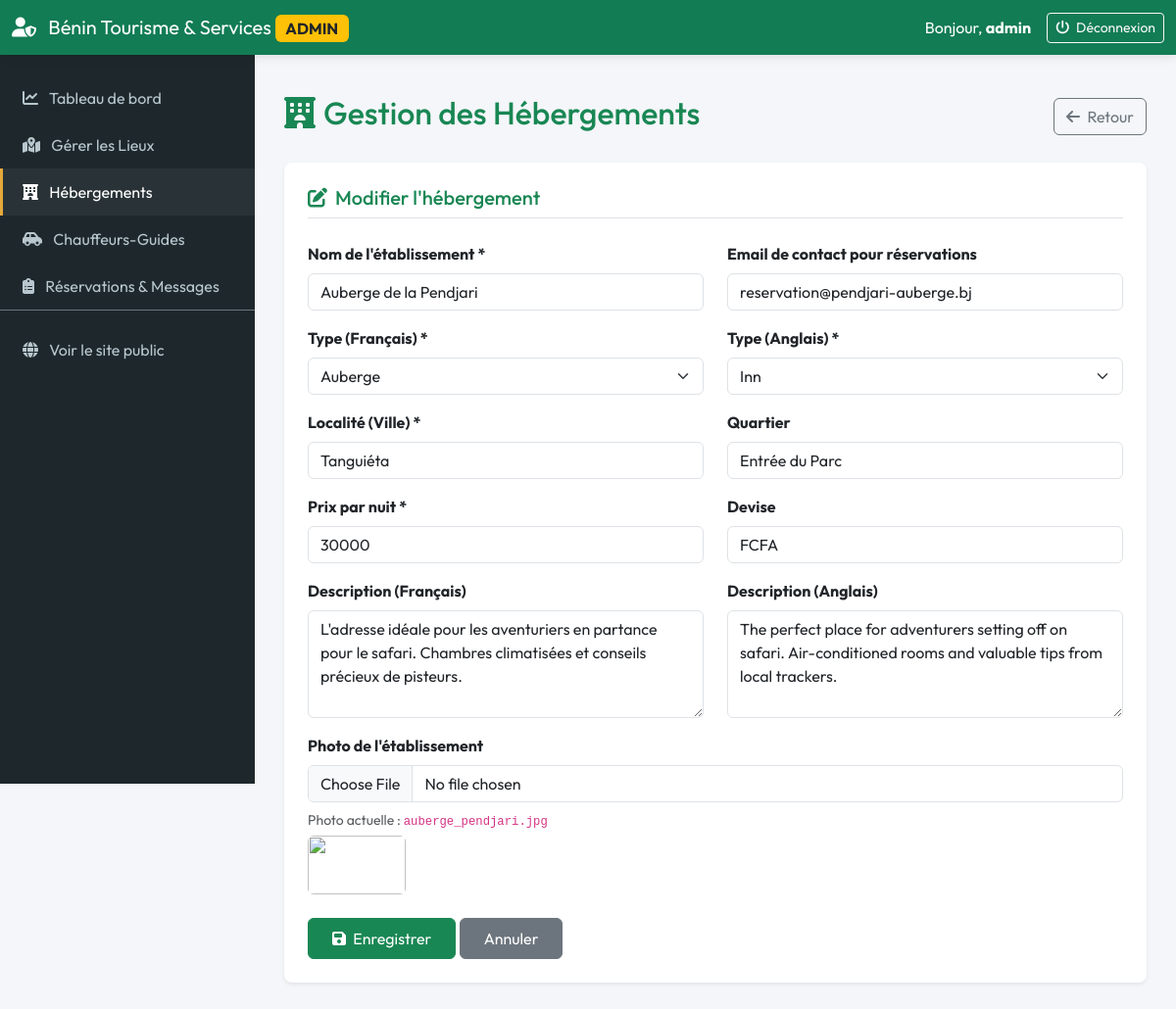
The app's page /admin/hebergements.php?action=edit&id=4 (signed in) with its own data.
### tables this page shows
CREATE TABLE hebergements (
  id INT AUTO_INCREMENT PRIMARY KEY,
  nom VARCHAR(150) NOT NULL,
  type_fr VARCHAR(50) NOT NULL,  
  type_en VARCHAR(50) NOT NULL,  
  localite VARCHAR(100) NOT NULL,
  quartier VARCHAR(100),
  prix_nuit INT NOT NULL,
  devise VARCHAR(10) DEFAULT 'FCFA',
  description_fr TEXT,
  description_en TEXT,
  photo VARCHAR(255),
  email_contact VARCHAR(150),
  date_creation TIMESTAMP DEFAULT CURRENT_TIMESTAMP,
  INDEX idx_hebergements_nom (nom)
);

### includes/fonctions.php (called while the page is built, shortened)
<?php
function e($text) {
    return htmlspecialchars($text ?? '', ENT_QUOTES, 'UTF-8');
}
function get_image_url($img_name, $category = 'Culture') {
    if (!empty($img_name)) {
        $lieux_path = 'assets/images/lieux/' . $img_name;
    }
    if (!empty($img_name)) {
        $old_path = 'assets/img/' . $img_name;
    }
    $placeholders = [
        'Culture'           => 'https://images.unsplash.com/photo-1599946347371-68eb71b16afc?auto=format&fit=crop&w=800&q=80',
        'Nature'            => 'https://images.unsplash.com/photo-1547471080-7cc2caa01a7e?auto=format&fit=crop&w=800&q=80',
        'Plage'             => 'https://images.unsplash.com/photo-1507525428034-b723cf961d3e?auto=format&fit=crop&w=800&q=80',
        'Spiritualité'      => 'https://images.unsplash.com/photo-1609137144813-7d722ef2049e?auto=format&fit=crop&w=800&q=80',
        'Hôtel'             => 'https://images.unsplash.com/photo-1566073771259-6a8506099945?auto=format&fit=crop&w=800&q=80',
        'Auberge'           => 'https://images.unsplash.com/photo-1520250497591-112f2f40a3f4?auto=format&fit=crop&w=800&q=80',
        "Maison d'hôtes"    => 'https://images.unsplash.com/photo-1540555700478-4be289fbecef?auto=format&fit=crop&w=800&q=80',
        'guide'             => 'https://images.unsplash.com/photo-1488646953014-85cb44e25828?auto=format&fit=crop&w=800&q=80',
    ];
    return $placeholders[$category] ?? $placeholders['Culture'];
}

### admin/hebergements.php (the view, shortened to what this page needs)
<?php
require_once 'header.php';
$action = isset($_GET['action']) ? $_GET['action'] : 'list';
$id = isset($_GET['id']) ? (int)$_GET['id'] : 0;
?>
<div class="d-flex justify-content-between align-items-center mb-4">
    <h1 class="h2 text-success"><i class="fa-solid fa-hotel me-2"></i>Gestion des Hébergements</h1>
    <?php if ($action === 'list'): ?>
        <a href="?action=add" class="btn btn-success"><i class="fa-solid fa-plus me-1"></i> Ajouter un Hébergement</a>
    <?php else: ?>
        <a href="?action=list" class="btn btn-outline-secondary"><i class="fa-solid fa-arrow-left me-1"></i> Retour</a>
    <?php endif; ?>
</div>
<?php if ($action === 'list'):
    $stmt = $pdo->query("SELECT * FROM hebergements ORDER BY nom ASC");
    $hotels = $stmt->fetchAll();
?>
    <div class="card border-0 shadow-sm rounded-3">
        <div class="card-body p-0">
            <div class="table-responsive">
                <table class="table table-hover align-middle mb-0">
                    <thead class="table-light">
                        <tr>
                            <th style="width: 80px;">Image</th>
                            <th>Nom / Type</th>
                            <th>Localité</th>
                            <th>Prix / Nuit</th>
                            <th>Email de contact</th>
                            <th style="width: 150px;" class="text-end">Actions</th>
                        </tr>
                    </thead>
                    <tbody>
                        <?php if (!empty($hotels)): ?>
                            <?php foreach ($hotels as $h): ?>
                                <tr>
                                    <td>
                                        <img src="<?= get_image_url($h['photo'], $h['type_fr']) ?>" class="rounded" style="width: 60px; height: 40px; object-fit: cover;">
                                    </td>
                                    <td>
                                        <div class="fw-bold"><?= e($h['nom']) ?></div>
                                        <small class="text-muted"><?= e($h['type_fr']) ?> (<?= e($h['type_en']) ?>)</small>
                                    </td>
                                    <td>
                                        <?= e($h['localite']) ?> <?= $h['quartier'] ? '<small class="text-muted">(' . e($h['quartier']) . ')</small>' : '' ?>
                                    </td>
                                    <td class="fw-bold text-success">
                                        <?= number_format($h['prix_nuit'], 0, ',', ' ') ?> <?= e($h['devise']) ?>
                                    </td>
                                    <td><?= e($h['email_contact']) ?></td>
                                    <td class="text-end">
                                        <a href="?action=edit&id=<?= $h['id'] ?>" class="btn btn-sm btn-outline-primary me-1">
                                            <i class="fa-solid fa-pencil"></i>
                                        </a>
                                        <a href="?action=delete&id=<?= $h['id'] ?>" class="btn btn-sm btn-outline-danger" onclick="return confirm('Supprimer cet hébergement ?')" >
                                            <i class="fa-solid fa-trash"></i>
                                        </a>
                                    </td>
                                </tr>
                            <?php endforeach; ?>
                        <?php else: ?>
                            <tr>
                                <td colspan="6" class="text-center py-4 text-muted">Aucun hébergement enregistré.</td>
                            </tr>
                        <?php endif; ?>
                    </tbody>
                </table>
            </div>
        </div>
    </div>
<?php elseif ($action === 'add' || $action === 'edit'):
    $h = [
        'nom' => '', 'type_fr' => 'Hôtel', 'type_en' => 'Hotel', 'localite' => '',
        'quartier' => '', 'prix_nuit' => '', 'devise' => 'FCFA',
        'description_fr' => '', 'description_en' => '', 'photo' => '', 'email_contact' => ''
    ];
    if ($action === 'edit' && $id > 0) {
        $stmt = $pdo->prepare("SELECT * FROM hebergements WHERE id = ?");
        $stmt->execute([$id]);
        $res = $stmt->fetch();
        if ($res) { $h = $res; }
    }
?>
    <div class="card border-0 shadow-sm rounded-3">
        <div class="card-body p-4">
            <h3 class="card-title h5 text-success mb-4 border-bottom pb-2">
                <i class="fa-solid fa-pen-to-square me-2"></i><?= $action === 'add' ? 'Créer un hébergement' : 'Modifier l\'hébergement' ?>
            </h3>
            <form method="POST" enctype="multipart/form-data">
                <div class="row">
                    <div class="col-md-6 mb-3">
                        <label class="form-label fw-bold">Nom de l'établissement *</label>
                        <input type="text" name="nom" class="form-control" value="<?= e($h['nom']) ?>" required>
                    </div>
                    <div class="col-md-6 mb-3">
                        <label class="form-label fw-bold">Email de contact pour réservations</label>
                        <input type="email" name="email_contact" class="form-control" value="<?= e($h['email_contact']) ?>">
                    </div>
                </div>
                <div class="row">
                    <div class="col-md-6 mb-3">
                        <label class="form-label fw-bold">Type (Français) *</label>
                        <select name="type_fr" class="form-select" required>
                            <option value="Auberge" <?= $h['type_fr'] === 'Auberge' ? 'selected' : '' ?>>Auberge</option>
                        </select>
                    </div>
                    <div class="col-md-6 mb-3">
                        <label class="form-label fw-bold">Type (Anglais) *</label>
                        <select name="type_en" class="form-select" required>
                            <option value="Inn" <?= $h['type_en'] === 'Inn' ? 'selected' : '' ?>>Inn</option>
                        </select>
                    </div>
                </div>
                <div class="row">
                    <div class="col-md-6 mb-3">
                        <label class="form-label fw-bold">Localité (Ville) *</label>
                        <input type="text" name="localite" class="form-control" value="<?= e($h['localite']) ?>" placeholder="Ex: Cotonou" required>
                    </div>
                    <div class="col-md-6 mb-3">
                        <label class="form-label fw-bold">Quartier</label>
                        <input type="text" name="quartier" class="form-control" value="<?= e($h['quartier']) ?>" placeholder="Ex: Haie Vive">
                    </div>
                </div>
                <div class="row">
                    <div class="col-md-6 mb-3">
                        <label class="form-label fw-bold">Prix par nuit *</label>
                        <input type="number" name="prix_nuit" class="form-control" value="<?= e($h['prix_nuit']) ?>" required>
                    </div>
                    <div class="col-md-6 mb-3">
                        <label class="form-label fw-bold">Devise</label>
                        <input type="text" name="devise" class="form-control" value="<?= e($h['devise']) ?>">
                    </div>
                </div>
                <div class="row">
                    <div class="col-md-6 mb-3">
                        <label class="form-label fw-bold">Description (Français)</label>
                        <textarea name="description_fr" class="form-control" rows="4"><?= e($h['description_fr']) ?></textarea>
                    </div>
                    <div class="col-md-6 mb-3">
                        <label class="form-label fw-bold">Description (Anglais)</label>
                        <textarea name="description_en" class="form-control" rows="4"><?= e($h['description_en']) ?></textarea>
                    </div>
                </div>
                <div class="mb-4">
                    <label class="form-label fw-bold">Photo de l'établissement</label>
                    <input type="file" name="photo" class="form-control">
                    <?php if (!empty($h['photo'])): ?>
                        <div class="mt-2 small text-muted">
                            Photo actuelle : <code><?= e($h['photo']) ?></code><br>
                            <img src="<?= get_image_url($h['photo'], $h['type_fr']) ?>" class="rounded mt-1" style="width: 100px; height: 60px; object-fit: cover;">
                        </div>
                    <?php endif; ?>
                </div>
                <div>
                    <button type="submit" class="btn btn-success px-4 py-2"><i class="fa-solid fa-save me-1"></i> Enregistrer</button>
                    <a href="?action=list" class="btn btn-secondary px-4 py-2">Annuler</a>
                </div>
            </form>
        </div>
    </div>
<?php endif; ?>
<?php require_once 'footer.php'; ?>

### admin/header.php (style rules this page uses)
:root { --admin-primary: #127C54; --admin-dark: #0B3B2C; --admin-accent: #E5A93B; --sidebar-width: 260px; }
body { font-family: 'Outfit', sans-serif; background-color: #f4f6f9; }

### records on screen
hebergements: nom "Auberge de la Pendjari", email_contact "reservation@pendjari-auberge.bj", type_fr "Auberge", type_en "Inn", localite "Tanguiéta", quartier "Entrée du Parc", prix_nuit "30000", devise "FCFA", description_fr "L'adresse idéale pour les aventuriers en partance pour le safari. Chambres climatisées et conseils précieux de pisteurs.", description_en "The perfect place for adventurers setting off on safari. Air-conditioned rooms and valuable tips from local trackers.", photo "auberge_pendjari.jpg"

### other values on screen
$_SESSION['admin_username'] "admin"
